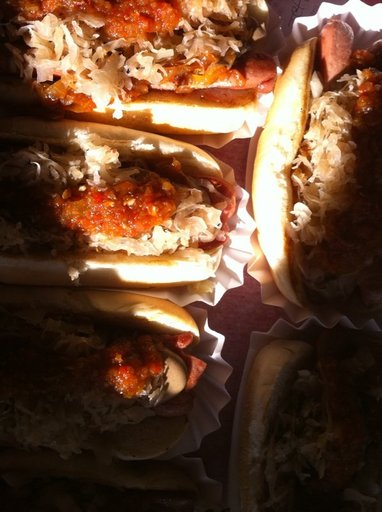
#> input picture train/hot_dog/115434.jpg, 382 x 512 px; its folder holds 3 pictures in this run
$ python hotdog_or_not_Logitic_Regression.py
#> lines starting #> are read from the running program, lines starting #| are printed output that depends on the picture
# -*- coding: utf-8 -*-
"""
Created on Tue May  7 19:56:33 2019

@author: Aditya Kore
"""
import os
import cv2
from sklearn.preprocessing import StandardScaler
from sklearn.decomposition import PCA
import math
import random


class LogisticRegression(object):
    """

    """
    def __init__(self, D, T, learning_rate):
        self.D = D
        self.T = T
        self.learning_rate = learning_rate

    def line_equation(self, b0, b1, b2, b3):
        """

        :param b0:
        :param b1:
        :param b2:
        :param b3:
        :return:
        """
        error = 0
        count_h=0
        count_nh=0
        for i in range(len(self.T)):
            x1=self.T[i][0]
            x2 = self.T[i][1]
            x3 = self.T[i][2]
            val = b0 + (b1 * x1) + (b2 * x2) + (b3 * x3)
            cl = 1/(1+math.exp(-val))
            cl=round(cl, 3)
            if cl > 0.490:
                if i < len(self.T)/2:
                    count_h += 1
                print(str(self.T[i])+" Clasified as"+': H')
            else:
                if i > len(self.T)/2:
                    count_nh += 1
                print(str(self.T[i]) + " Clasified as" + ': N')
        print(count_h)
        print(count_nh)

    def training_model(self):
        """

        """
        b0 = 0
        current_gradient_b1 = 0
        current_gradient_b2 = 0
        current_gradient_b3 = 0
        for i in range(10000):
            b0, current_gradient_b1, current_gradient_b2, current_gradient_b3 = self.gradient_descent(b0, current_gradient_b1, current_gradient_b2, current_gradient_b3)
        self.line_equation(b0, current_gradient_b1, current_gradient_b2, current_gradient_b3)

    def gradient_descent(self, current_b0, current_gradient_b1, current_gradient_b2, current_gradient_b3):
        """

        :param current_b0:
        :param current_gradient_b1:
        :param current_gradient_b2:
        :param current_gradient_b3:
        :return:
        """
        b0 = 0
        gradient_b1 = 0
        gradient_b2 = 0
        gradient_b3 = 0
        n = len(self.D)
        for i in range(n):
            x1 = self.D[i][0][0]
            x2 = self.D[i][0][1]
            x3 = self.D[i][0][2]
            if self.D[i][1] == 'H':
                y = 1
            else:
                y = -1

            b0 += -2*(y-(current_b0+(current_gradient_b1*x1)+(current_gradient_b2*x2)+(current_gradient_b3*x3)))
            gradient_b1 += -2 * x1 * (y-(current_b0+(current_gradient_b1*x1)+(current_gradient_b2*x2)+(current_gradient_b3*x3)))
            gradient_b2 += -2 * x2 * (y-(current_b0+(current_gradient_b1*x1)+(current_gradient_b2*x2)+(current_gradient_b3*x3)))
            gradient_b3 += -2 * x3 * (y-(current_b0+(current_gradient_b1*x1)+(current_gradient_b2*x2)+(current_gradient_b3*x3)))
        b0 = b0/n
        gradient_b1=gradient_b1/n
        gradient_b2 = gradient_b2 / n
        gradient_b3 = gradient_b3 / n
        new_b0 = current_b0 - (self.learning_rate * b0)
        new_gradient_b1 = current_gradient_b1 - (self.learning_rate * gradient_b1)
        new_gradient_b2 = current_gradient_b2 - (self.learning_rate * gradient_b2)
        new_gradient_b3 = current_gradient_b3 - (self.learning_rate * gradient_b3)
        return new_b0, new_gradient_b1, new_gradient_b2, new_gradient_b3


def generate_dataset():

    """

    """
    data_dir = "train/"
    category = ["hot_dog", "not_hot_dog"]
    train_data = []
    hot_dog_count = 0
    for elements in category:
        path=os.path.join(data_dir, elements)
        for images in os.listdir(path):
            if elements == "hot_dog":
                hot_dog_count += 1
            image_array = cv2.imread(os.path.join(path, images), cv2.IMREAD_GRAYSCALE)
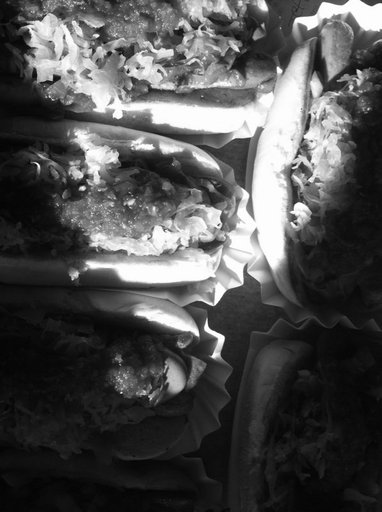
#> image_array: shape (512, 382); min 1, max 255, mean 78.6
            image_array = cv2.resize(image_array, (50, 50))
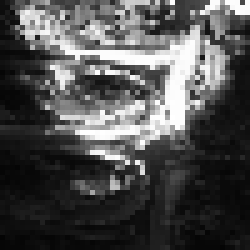
#> image_array: shape (50, 50) (shown 5 times larger); min 4, max 255, mean 78.6
            image_array = image_array.reshape(-1)
#> image_array = 2500 values, max 255 at index 1184, min 4 at index 2350, mean 78.6
            train_data.append(image_array)
#> pass 2 of the loop in generate_dataset, `for elements in category:`:
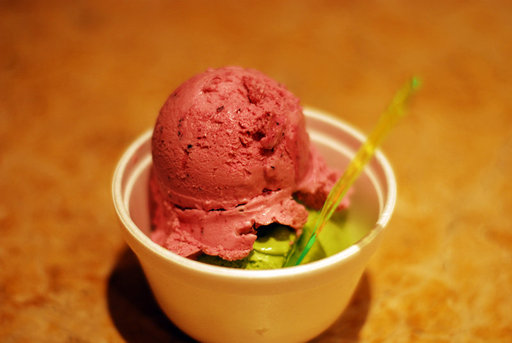
#> input picture train/not_hot_dog/1164.jpg, 512 x 343 px
#> in generate_dataset, `image_array = cv2.imread(os.path.join(path, images), cv2.IMREAD_GRAYSC..`:
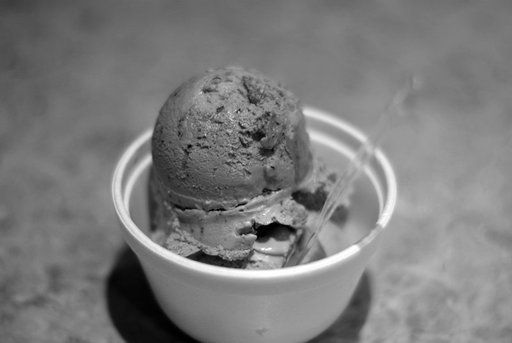
#> image_array: shape (343, 512); min 0, max 255, mean 123.5
#> in generate_dataset, `image_array = cv2.resize(image_array, (50, 50))`:
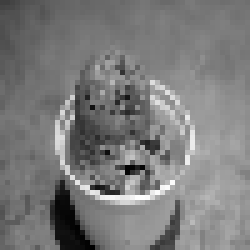
#> image_array: shape (50, 50) (shown 5 times larger); min 0, max 255, mean 123.3
#> in generate_dataset, `image_array = image_array.reshape(-1)`: image_array = 2500 values, max 255 at index 1977, min 0 at index 2468, mean 123.3

    data_dir = "test/"
    test_data = []
    for elements in category:
        path = os.path.join(data_dir, elements)
        for images in os.listdir(path):
            image_array = cv2.imread(os.path.join(path, images), cv2.IMREAD_GRAYSCALE)
            image_array = cv2.resize(image_array, (50, 50))
            image_array = image_array.reshape(-1)
#> image_array = 2500 values, max 255 at index 1184, min 4 at index 2350, mean 78.6
            test_data.append(image_array)
#> pass 2 of the loop in generate_dataset, `for elements in category:`:
#> in generate_dataset, `image_array = image_array.reshape(-1)`: image_array = 2500 values, max 255 at index 1977, min 0 at index 2468, mean 123.3

    return train_data, test_data, hot_dog_count


def __main__():
    a, b, hot_dog_count=generate_dataset()

    scaler = StandardScaler()
    scaled_data_train = scaler.fit_transform(a)
    pca = PCA(n_components=3)
    pca.fit_transform(scaled_data_train)
    x_pca = pca.transform(scaled_data_train)

    scaled_data_test = scaler.transform(b)
    pca.transform(scaled_data_test)
    y_pca = pca.transform(scaled_data_test)

    D = []
    print(hot_dog_count)
    for elements in x_pca:
        if hot_dog_count > 0:
            D.append([elements, "H"])
            hot_dog_count -= 1
        else:
            D.append([elements, "N"])
    t=[1 for i in range(12)]
    for i in range(12):
        t.append(0)
    random.shuffle(D)
    T = y_pca
    obj = LogisticRegression(D, T, 0.00001)
    obj.training_model()


if __name__ == __main__():
    __main__()
